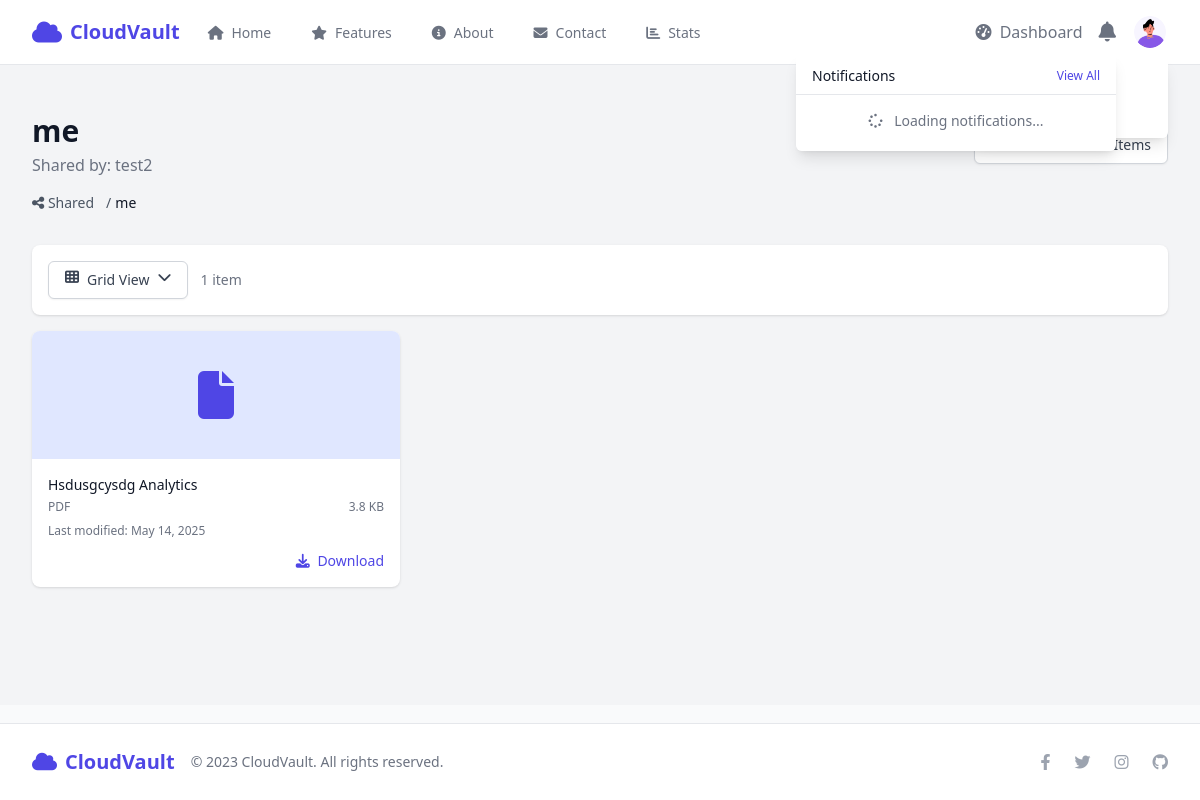
The page /files/folders/3/ (signed in) on the database as committed earlier.
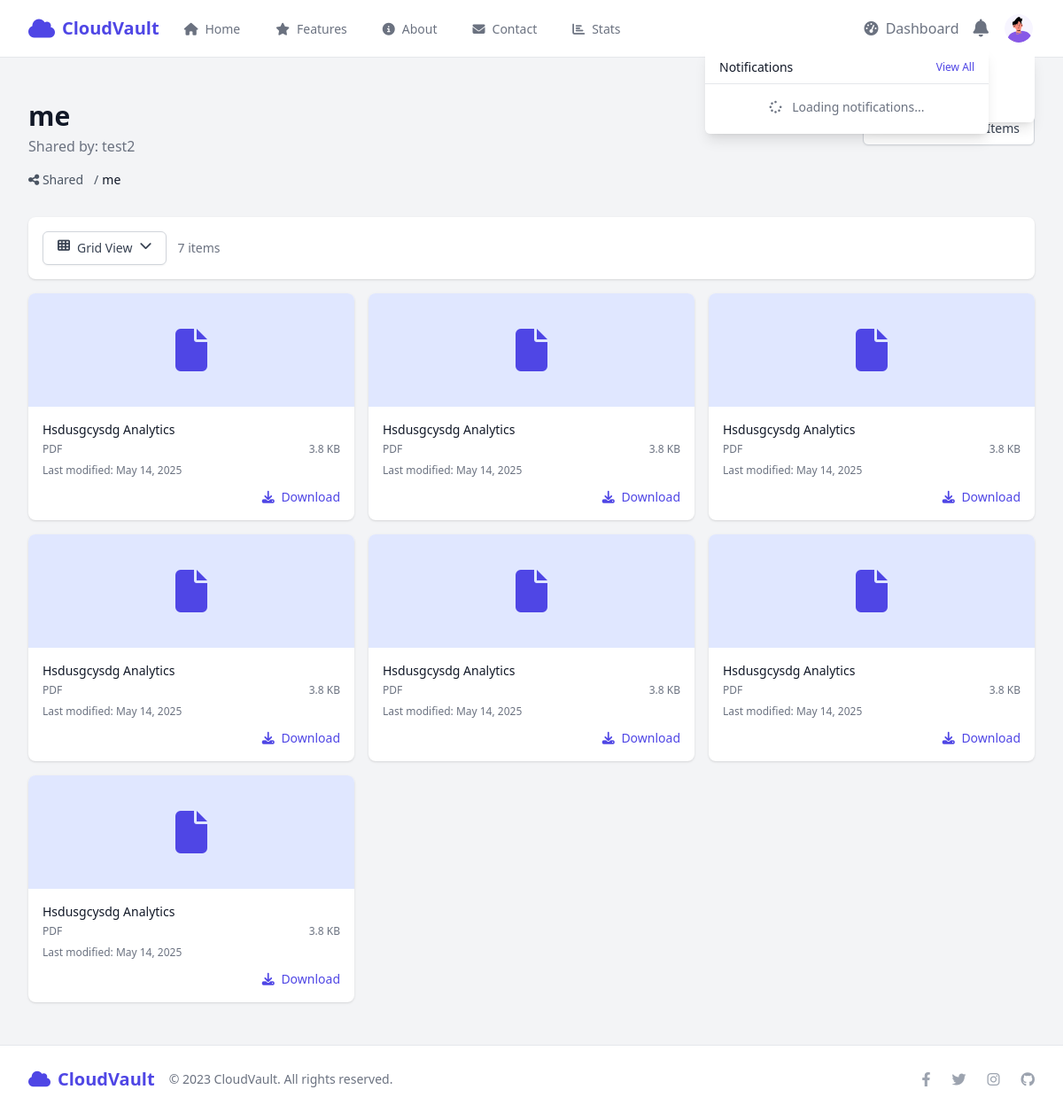
The same page on the database as committed later.
### files/models.py (models this page shows, shortened)
class Folder(models.Model):
    user = models.ForeignKey(User, on_delete=models.CASCADE, related_name='folders')
    name = models.CharField(max_length=255)
    parent = models.ForeignKey('self', on_delete=models.CASCADE, null=True, blank=True, related_name='subfolders')
    created_at = models.DateTimeField(default=timezone.now)
    updated_at = models.DateTimeField(auto_now=True)
    deleted_at = models.DateTimeField(null=True, blank=True)
    class Meta:
        unique_together = ('user', 'name', 'parent')
        ordering = ['name']

class FileItem(models.Model):
    user = models.ForeignKey(User, on_delete=models.CASCADE, related_name='files')
    title = models.CharField(max_length=255)
    description = models.TextField(blank=True, null=True)
    file = models.FileField(upload_to=get_file_path)
    file_size = models.BigIntegerField(default=0)  # Size in bytes
    category = models.ForeignKey(FileCategory, on_delete=models.SET_NULL, null=True, blank=True)
    folder = models.ForeignKey(Folder, on_delete=models.CASCADE, null=True, blank=True, related_name='files')
    is_favorite = models.BooleanField(default=False)
    is_public = models.BooleanField(default=False)
    created_at = models.DateTimeField(default=timezone.now)
    updated_at = models.DateTimeField(auto_now=True)
    deleted_at = models.DateTimeField(null=True, blank=True)  # For soft delete/trash functionality
    view_count = models.IntegerField(default=0)
    download_count = models.IntegerField(default=0)
    class Meta:
        ordering = ['-updated_at']
    def extension(self):
        return os.path.splitext(self.file.name)[1][1:].upper()
    def get_readable_file_size(self):
        return FileItem.get_readable_size(self.file_size)
    @classmethod
    def get_readable_size(cls, size_in_bytes):
        size = size_in_bytes
        for unit in ['B', 'KB', 'MB', 'GB']:
            if size < 1024 or unit == 'GB':
                return f"{size:.1f} {unit}"
            size /= 1024

### files/views.py (the view)
# urls.py: path('folders/<int:folder_id>/', views.folder_contents, name='folder_contents'),
@login_required
def folder_contents(request, folder_id):
    folder = get_object_or_404(Folder, id=folder_id, user=request.user)
    files = FileItem.objects.filter(folder=folder, user=request.user)
    subfolders = folder.subfolders.all()
    folder_path = []
    current = folder
    while current:
        folder_path.insert(0, current)
        current = current.parent
    context = {
        'folder': folder,
        'files': files,
        'subfolders': subfolders,
        'folder_path': folder_path,
        'categories': FileCategory.objects.all(),
    }
    return render(request, 'files/folder_contents.html', context)

### templates/files/folder_contents.html (shortened to what the changed rows need)
{% extends 'files/file_list.html' %}
{% block content %}
<div class="bg-gray-100 min-h-[80vh]">
    <div class="max-w-7xl mx-auto py-6 sm:px-6 lg:px-8">
        <div class="px-4 py-6 sm:px-0">
            <div class="mb-8">
                <div class="flex flex-col md:flex-row md:items-center md:justify-between">
                    <div class="mb-4 md:mb-0">
                        <div class="flex items-center">
                            <h1 class="text-3xl font-bold text-gray-900 fade-in">{{ folder.name }}</h1>
                        </div>
                        <p class="mt-1 text-gray-500 fade-in">
                            Shared by: {{ folder.user.username }}
                        </p>
                    </div>
                </div>
                <nav class="mt-4">
                    <ol class="flex items-center space-x-2 text-sm text-gray-600">
                        <li class="flex items-center">
                            <span class="mx-1">/</span>
                            <span class="text-gray-900 font-medium">{{ folder.name }}</span>
                        </li>
                    </ol>
                </nav>
            </div>
            <div class="w-full fade-in">
                <div class="bg-white p-4 rounded-lg shadow mb-4 flex flex-col sm:flex-row sm:items-center sm:justify-between">
                    <div class="flex items-center mb-4 sm:mb-0">
                        <div class="relative inline-block text-left mr-3">
                            <button id="viewToggle" type="button" class="inline-flex justify-center w-full rounded-md border border-gray-300 shadow-sm px-4 py-2 bg-white text-sm font-medium text-gray-700 hover:bg-gray-50 focus:outline-none focus:ring-2 focus:ring-offset-2 focus:ring-primary-500">
                            </button>
                        </div>
                        <div class="text-sm text-gray-500">
                            {{ subfolders.count|add:files.count }} item{{ subfolders.count|add:files.count|pluralize }}
                        </div>
                    </div>
                </div>
                {% if subfolders.count > 0 or files.count > 0 %}
                <div id="gridViewContainer" class="grid grid-cols-1 sm:grid-cols-2 lg:grid-cols-3 xl:grid-cols-4 gap-4">
                    {% for file in files %}
                    <div class="bg-white rounded-lg shadow overflow-hidden hover:shadow-md transition-shadow hover-scale">
                        <div class="h-32 bg-{{ file.category.color|default:'primary-100' }} flex items-center justify-center">
                            <i class="fas fa-{{ file.category.icon|default:'file' }} text-{{ file.category.color|default:'primary-600' }} text-5xl"></i>
                        </div>
                        <div class="p-4">
                            <div class="flex items-start justify-between">
                                <h3 class="text-sm font-medium text-gray-900 truncate" title="{{ file.title }}">{{ file.title }}</h3>
                            </div>
                            <p class="mt-1 text-xs text-gray-500 flex items-center justify-between">
                                <span>{{ file.extension }}</span>
                                <span>{{ file.get_readable_file_size }}</span>
                            </p>
                            <p class="mt-2 text-xs text-gray-500">
                                Last modified: {{ file.updated_at|date:"M d, Y" }}
                            </p>
                            <div class="mt-3 flex justify-end">
                                <a href="{% url 'files:file_download' file.id %}" class="text-primary-600 hover:text-primary-900 text-sm">
                                    <i class="fas fa-download mr-1"></i> Download
                                </a>
                            </div>
                        </div>
                    </div>
                    {% endfor %}
                </div>
                {% else %}
                <div class="bg-white rounded-lg shadow p-10 text-center">
                    <i class="fas fa-folder-open text-gray-400 text-6xl mb-4"></i>
                    <h3 class="text-lg font-medium text-gray-900 mb-2">This folder is empty</h3>
                    <p class="text-gray-500 mb-6">There are no files or folders in this location.</p>
                </div>
                {% endif %}
            </div>
        </div>
    </div>
</div>
{% endblock %}

Rows that differ between the two databases and show on the page:
computed for Folder "me": count|add "1" → "7"
added FileItem: title "Hsdusgcysdg Analytics", extension "PDF", get_readable_file_size "3.8 KB", updated_at "May 14, 2025"
added FileItem: title "Hsdusgcysdg Analytics", extension "PDF", get_readable_file_size "3.8 KB", updated_at "May 14, 2025"
added FileItem: title "Hsdusgcysdg Analytics", extension "PDF", get_readable_file_size "3.8 KB", updated_at "May 14, 2025"
added FileItem: title "Hsdusgcysdg Analytics", extension "PDF", get_readable_file_size "3.8 KB", updated_at "May 14, 2025"
added FileItem: title "Hsdusgcysdg Analytics", extension "PDF", get_readable_file_size "3.8 KB", updated_at "May 14, 2025"
added FileItem: title "Hsdusgcysdg Analytics", extension "PDF", get_readable_file_size "3.8 KB", updated_at "May 14, 2025"
